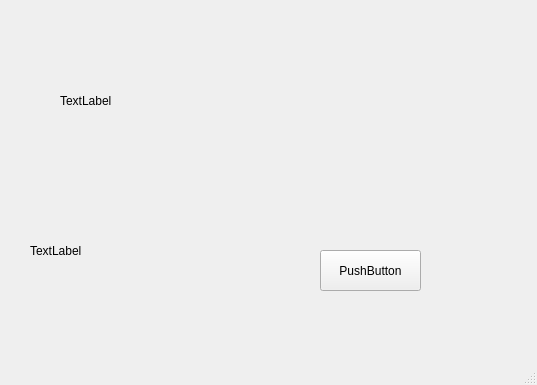
<?xml version="1.0" encoding="UTF-8"?>
<ui version="4.0">
 <class>MainWindow</class>
 <widget class="QMainWindow" name="MainWindow">
  <property name="geometry">
   <rect>
    <x>0</x>
    <y>0</y>
    <width>537</width>
    <height>385</height>
   </rect>
  </property>
  <property name="windowTitle">
   <string>ztb-简易抽奖系统</string>
  </property>
  <widget class="QWidget" name="centralwidget">
   <widget class="QLabel" name="label_title">
    <property name="geometry">
     <rect>
      <x>60</x>
      <y>20</y>
      <width>411</width>
      <height>161</height>
     </rect>
    </property>
    <property name="text">
     <string>TextLabel</string>
    </property>
   </widget>
   <widget class="QLabel" name="label_name">
    <property name="geometry">
     <rect>
      <x>30</x>
      <y>180</y>
      <width>181</width>
      <height>141</height>
     </rect>
    </property>
    <property name="text">
     <string>TextLabel</string>
    </property>
   </widget>
   <widget class="QPushButton" name="pushButton_control">
    <property name="geometry">
     <rect>
      <x>320</x>
      <y>250</y>
      <width>101</width>
      <height>41</height>
     </rect>
    </property>
    <property name="text">
     <string>PushButton</string>
    </property>
   </widget>
  </widget>
  <widget class="QMenuBar" name="menubar">
   <property name="geometry">
    <rect>
     <x>0</x>
     <y>0</y>
     <width>537</width>
     <height>23</height>
    </rect>
   </property>
  </widget>
  <widget class="QStatusBar" name="statusbar"/>
 </widget>
 <resources/>
 <connections/>
</ui>
